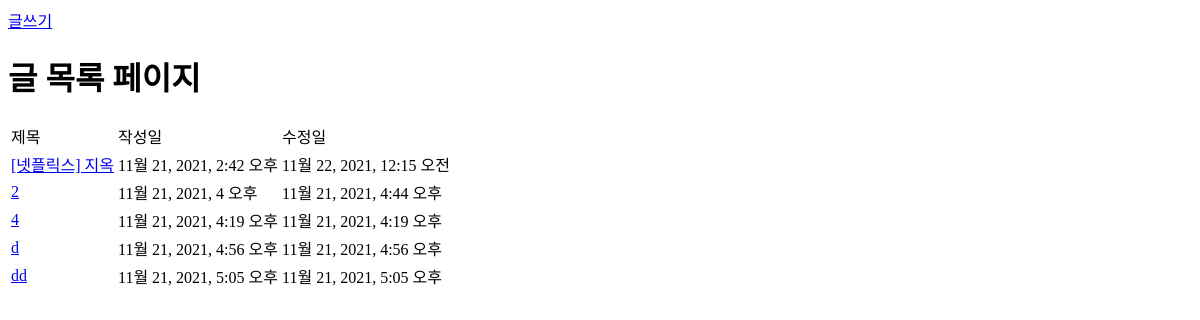
/posts/, run on an earlier commit of the app's database.
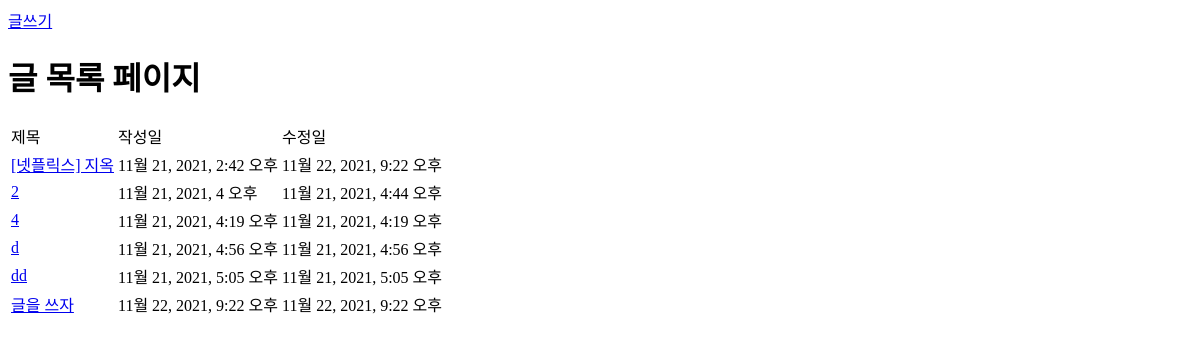
And on a later commit of the database.
### review/models.py (models this page shows, shortened)
class Post(models.Model):
    title = models.CharField(max_length=50, unique =True, error_messages={'unique':'이미 있는 제목입니다.'})
    content = models.TextField(null=True)
    dt_created = models.DateTimeField(verbose_name="Date Created", auto_now_add=True)
    dt_modified = models.DateTimeField(verbose_name="Date Modified", auto_now = True)

### review/views.py (the view)
# urls.py: path('posts/', views.post_list, name='post-list'),
def post_list(request):
    posts = Post.objects.all()
    context = {"posts":posts}
    return render(request, 'review/post_list.html', context)

### review/templates/review/post_list.html
{% extends './base.html' %}
{% block post_container %}
<a href= {% url 'review:post-create' %}> 글쓰기 </a>
    <h1>글 목록 페이지</h1>
    <table>
        <tr>
            <td>제목</td>
            <td>작성일</td>
            <td>수정일</td>
        </tr>
        {% for post in posts %}
        <tr>
            <td><a href={% url 'review:post-detail' post.id %}>{{post.title}}</a></td>
            <td>{{post.dt_created}}</td>
            <td>{{post.dt_modified}}</td>
        </tr>
        {% endfor %}
     </table>
{% endblock post_container %}

What changed in the data, as far as the page shows it:
changed Post "[넷플릭스] 지옥": dt_modified "11월 22, 2021, 12:15 오전" → "11월 22, 2021, 9:22 오후"
added Post: title "글을 쓰자", dt_created "11월 22, 2021, 9:22 오후", dt_modified "11월 22, 2021, 9:22 오후"
